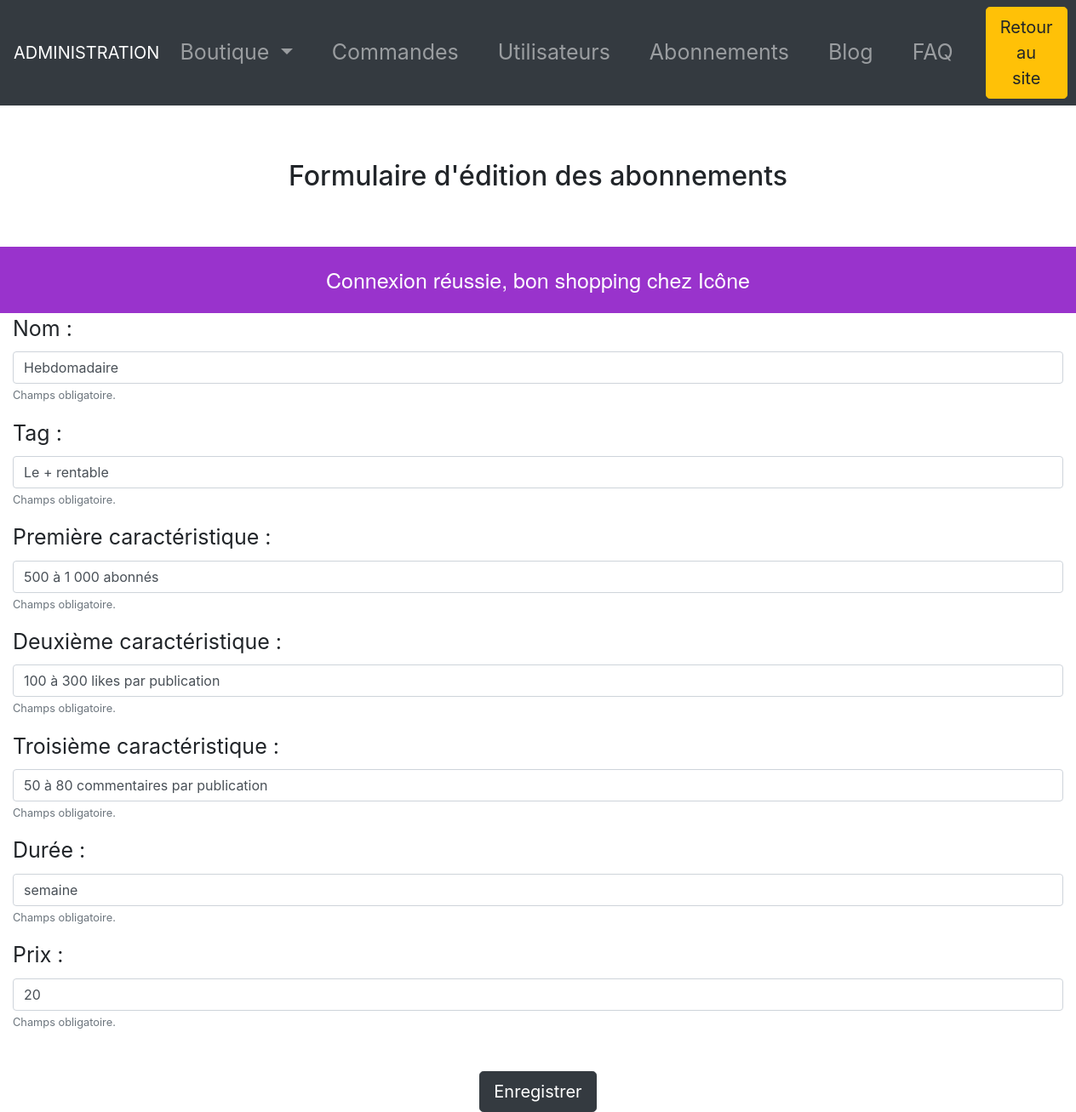
/index.php?p=planAdmin&action=edit&id=1 (signed in), run on the app's committed database.
### tables this page shows
CREATE TABLE `plans` (
  `id` int(11) NOT NULL,
  `name` varchar(255) NOT NULL,
  `tag` varchar(255) NOT NULL,
  `price` int(255) NOT NULL,
  `feature1` varchar(255) NOT NULL,
  `feature2` varchar(255) NOT NULL,
  `feature3` varchar(255) NOT NULL,
  `duration` varchar(255) NOT NULL
);

### models/Plan.php (called while the page is built, shortened)
 <?php
function getPlan($planId){
    $db = dbConnect();
    $query = $db->query('SELECT * FROM plans WHERE id = ' . $planId);
    $selectedPlan = $query->fetch();
    return $selectedPlan;
}

### views/plansForm.php (the view, shortened to what this page needs)
<!DOCTYPE html>
<html lang="fr">
<head>
    <link rel="stylesheet" href="assets/css/admin.css">
    <?php require 'partials/head_assets_admin.php'; ?>
</head>
<body>
<header>
    <?php require 'partials/header_admin.php'; ?>
</header>
<main>
    <h2 class="p-3 text-center mt-5 mb-5">Formulaire d'édition des abonnements</h2>
    <?php if(isset($_SESSION['messages'])): ?>
        <div class="message">
            <?php foreach($_SESSION['messages'] as $message): ?>
                <?= $message ?><br>
            <?php endforeach; ?>
        </div>
    <?php endif; ?>
    <div class="container-fluid">
        <form action="index.php?p=planAdmin&action=<?= isset($plan) || (isset($_SESSION['old_inputs']) && $_GET['action'] == 'edit') ? 'edit&id='. $_GET['id'] : 'add' ?>"  method="post" enctype="multipart/form-data">
            <div class="form-group">
                <label for="name">Nom :</label>
                <input type="text" class="form-control" id="name" name="name" value="<?= isset($_SESSION['old_inputs']) ? $_SESSION['old_inputs']['name'] : '' ?><?= isset($plan) ? $plan['name'] : ''?>">
                <small id="name" class="form-text text-muted">Champs obligatoire.</small>
            </div>
            <div class="form-group">
                <label for="tag">Tag :</label>
                <input type="text" class="form-control" id="tag" name="tag" value="<?= isset($_SESSION['old_inputs']) ? $_SESSION['old_inputs']['tag'] : '' ?><?= isset($plan) ? $plan['tag'] : ''?>">
                <small id="name" class="form-text text-muted">Champs obligatoire.</small>
            </div>
            <div class="form-group">
                <label for="feature1">Première caractéristique :</label>
                <input type="text" class="form-control" id="feature1" name="feature1" value="<?= isset($_SESSION['old_inputs']) ? $_SESSION['old_inputs']['feature1'] : '' ?><?= isset($plan) ? $plan['feature1'] : ''?>">
                <small id="name" class="form-text text-muted">Champs obligatoire.</small>
            </div>
            <div class="form-group">
                <label for="feature2">Deuxième caractéristique :</label>
                <input type="text" class="form-control" id="feature2" name="feature2" value="<?= isset($_SESSION['old_inputs']) ? $_SESSION['old_inputs']['feature2'] : '' ?><?= isset($plan) ? $plan['feature2'] : ''?>">
                <small id="name" class="form-text text-muted">Champs obligatoire.</small>
            </div>
            <div class="form-group">
                <label for="feature3">Troisième caractéristique :</label>
                <input type="text" class="form-control" id="feature3" name="feature3" value="<?= isset($_SESSION['old_inputs']) ? $_SESSION['old_inputs']['feature3'] : '' ?><?= isset($plan) ? $plan['feature3'] : ''?>">
                <small id="name" class="form-text text-muted">Champs obligatoire.</small>
            </div>
            <div class="form-group">
                <label for="duration">Durée :</label>
                <input type="text" class="form-control" id="duration" name="duration" value="<?= isset($_SESSION['old_inputs']) ? $_SESSION['old_inputs']['duration'] : '' ?><?= isset($plan) ? $plan['duration'] : ''?>">
                <small id="name" class="form-text text-muted">Champs obligatoire.</small>
            </div>
            <div class="form-group">
                <label for="price">Prix :</label>
                <input type="text" class="form-control" id="price" name="price" value="<?= isset($_SESSION['old_inputs']) ? $_SESSION['old_inputs']['price'] : '' ?><?= isset($plan) ? $plan['price'] : ''?>">
                <small id="name" class="form-text text-muted">Champs obligatoire.</small>
            </div>
            <div class="text-center mt-5">
                <button type="submit" class="btn btn-dark btn-lg">Enregistrer</button>
            </div>
        </form>
    </div>
</main>
</body>

### assets/css/admin.css (style rules this page uses)
.message { text-align: center; font-family: "Helvetica Neue"; font-size: 25px; color: #ffffff; padding: 20px; background-color: #9933cc; }
th, tr, label { font-size: 25px; }

### data on the page
plans: name "Hebdomadaire", tag "Le + rentable", feature1 "500 à 1 000 abonnés", feature2 "100 à 300 likes par publication", feature3 "50 à 80 commentaires par publication", duration "semaine", price "20"

### other printed values
$message "Connexion réussie, bon shopping chez Icône"
